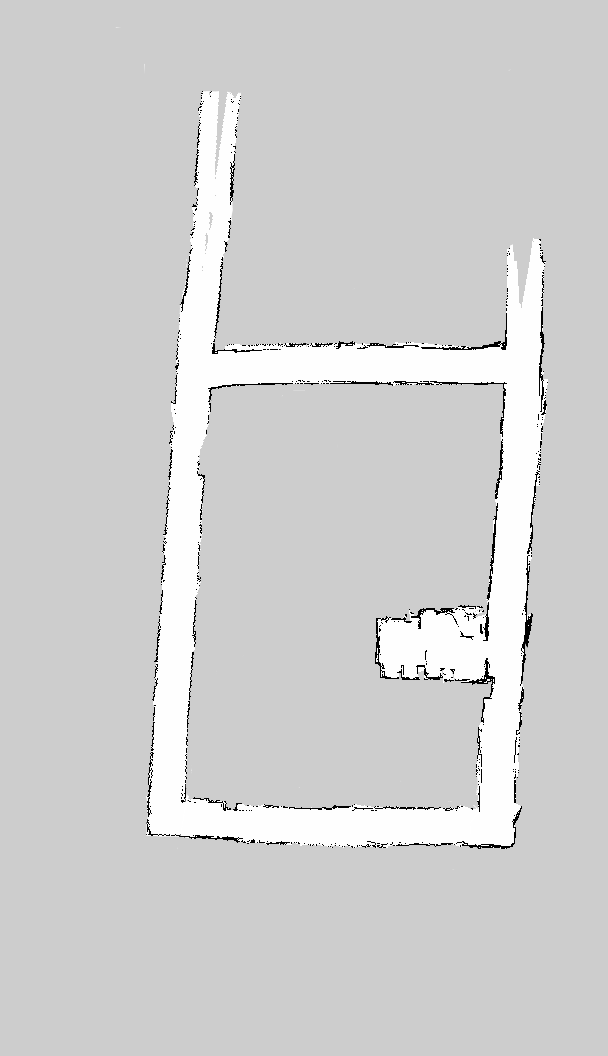
//> input picture src/project_6/adventure_recognition/launch/candy_kingdom_map.pgm, 608 x 1056 px
$ ./object_recognition ../launch/candy_kingdom_map.pgm ../launch/candy_kingdom_map.pgm   (built with g++ and OpenCV 4, older OpenCV classes emulated)
//> lines starting //> are read from the running program, lines starting //| are printed output that depends on the picture
#include <stdio.h>
#include <iostream>
#include "opencv2/core/core.hpp"
#include "opencv2/nonfree/nonfree.hpp"
#include "opencv2/features2d/features2d.hpp"
#include "opencv2/highgui/highgui.hpp"
#include "opencv2/calib3d/calib3d.hpp"

using namespace cv;
using namespace std;

size_t MIN_MATCH_COUNT = 10;

void readme();

/** @function main */
int main( int argc, char** argv )
{
  //cv::initModule_nonfree();
  if( argc != 3 )
  { readme(); return -1; }

  Mat img_object = imread( argv[1], CV_LOAD_IMAGE_GRAYSCALE );
//> img_object is the input picture: 1056 rows x 608 cols, CV_8UC1; min 0, max 255, mean 208.4
  Mat img_scene = imread( argv[2], CV_LOAD_IMAGE_GRAYSCALE );

  if( !img_object.data || !img_scene.data )
  { std::cout<< " --(!) Error reading images " << std::endl; return -1; }

  //-- Step 1: Detect the keypoints using SIFT Detector

  SiftFeatureDetector detector;

  std::vector<KeyPoint> keypoints_object, keypoints_scene;

  detector.detect( img_object, keypoints_object );
//> keypoints_object = 290 keypoints; strongest (x, y, size): (182, 801, 1.8), (445, 680, 2.1), (253, 841, 2.6), (481, 632, 2.1)
  detector.detect( img_scene, keypoints_scene );
//> keypoints_scene has the same summary as keypoints_object

  //-- Step 2: Calculate descriptors (feature vectors)
  SiftDescriptorExtractor extractor;

  Mat descriptors_object, descriptors_scene;

  extractor.compute( img_object, keypoints_object, descriptors_object );
  extractor.compute( img_scene, keypoints_scene, descriptors_scene );

  //-- Step 3: Matching descriptor vectors using FLANN matcher
  FlannBasedMatcher matcher;
  std::vector< vector<DMatch> > matches;
  matcher.knnMatch(descriptors_object,descriptors_scene, matches,2);
//> matches = 290 matches

  //-- Draw only "good" matches (i.e. whose distance is less than 3*min_dist )
  std::vector< DMatch > good_matches;

  for(size_t i = 0; i < matches.size(); i++)
  {
	  if (matches[i].size() == 2 && (matches[i][0].distance < 0.7 * matches[i][1].distance))
		  good_matches.push_back(matches[i][0]);

  }
//> after the loop, good_matches = 290 matches

  Mat img_matches;
  drawMatches( img_object, keypoints_object, img_scene, keypoints_scene,
               good_matches, img_matches, Scalar::all(-1), Scalar::all(-1),
               vector<char>(), DrawMatchesFlags::NOT_DRAW_SINGLE_POINTS );
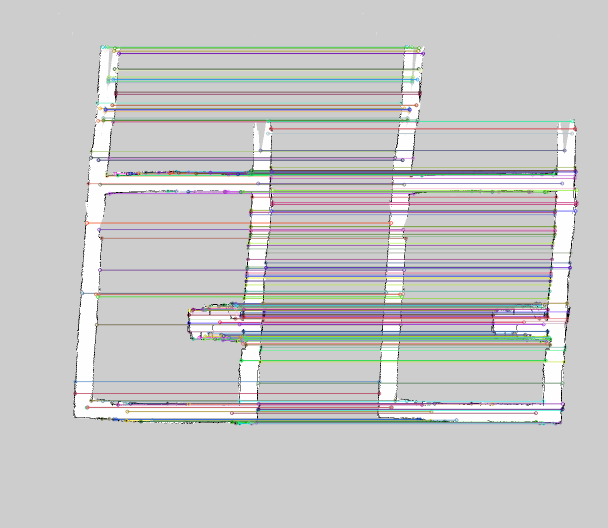
//> img_matches: 1056 rows x 1216 cols, CV_8UC3 (shown at 1/2 size); mean B, G, R 199.6, 199.5, 199.9

  //-- Localize the object
  std::vector<Point2f> obj;
  std::vector<Point2f> scene;

  if (good_matches.size() > MIN_MATCH_COUNT)
  {
	  for( size_t i = 0; i < good_matches.size(); i++ )
	  {
		//-- Get the keypoints from the good matches
		obj.push_back( keypoints_object[ good_matches[i].queryIdx ].pt );
		scene.push_back( keypoints_scene[ good_matches[i].trainIdx ].pt );
	  }
//> after the loop, obj = 290 Points (x, y), first 12: [150, 786.5], [150.4, 762.9], [164.2, 586], [173.1, 814.7], [173.1, 814.7], [173.8, 445.5], [174.8, 814.2], [174.8, 814.2], [176.4, 366.9], [181.9, 315.1], [182.2, 801], [182.2, 801]; scene has the same summary as obj

	  Mat H = findHomography( obj, scene, CV_RANSAC, 3);
//> H = [[1, 8.81e-16, 1.61e-12], [-8.61e-15, 1, 2.25e-12], [-1.62e-17, 2.17e-18, 1]]

	  //-- Get the corners from the image_1 ( the object to be "detected" )
	  std::vector<Point2f> obj_corners(4);
	  obj_corners[0] = cvPoint(0,0); obj_corners[1] = cvPoint( img_object.cols, 0 );
	  obj_corners[2] = cvPoint( img_object.cols, img_object.rows ); obj_corners[3] = cvPoint( 0, img_object.rows );
	  std::vector<Point2f> scene_corners(4);

	  perspectiveTransform( obj_corners, scene_corners, H);
//> scene_corners = 4 Points (x, y): [0, 0], [608, 0], [608, 1056], [0, 1056]

	  //-- Draw lines between the corners (the mapped object in the scene - image_2 )
	  line( img_matches, scene_corners[0] + Point2f( img_object.cols, 0), scene_corners[1] + Point2f( img_object.cols, 0), Scalar(0, 255, 0), 4 );
	  line( img_matches, scene_corners[1] + Point2f( img_object.cols, 0), scene_corners[2] + Point2f( img_object.cols, 0), Scalar( 0, 255, 0), 4 );
	  line( img_matches, scene_corners[2] + Point2f( img_object.cols, 0), scene_corners[3] + Point2f( img_object.cols, 0), Scalar( 0, 255, 0), 4 );
	  line( img_matches, scene_corners[3] + Point2f( img_object.cols, 0), scene_corners[0] + Point2f( img_object.cols, 0), Scalar( 0, 255, 0), 4 );
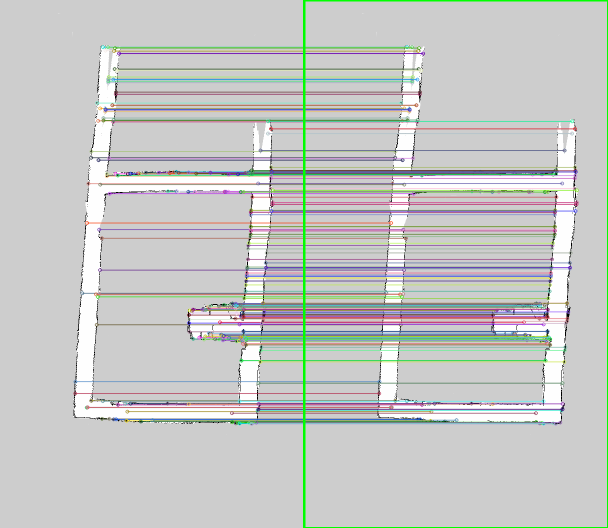
//> img_matches: 1056 rows x 1216 cols, CV_8UC3 (shown at 1/2 size); mean B, G, R 198, 200, 198.3
  }
  else
  {
	  std::cout << "Not Enough Matches" << endl;
  }

  //-- Show detected matches
  imshow( "Good Matches & Object detection", img_matches );

  waitKey(0);
  return 0;
  }

  /** @function readme */
  void readme()
  { std::cout << " Usage: ./SURF_descriptor <img1> <img2>" << std::endl; }
